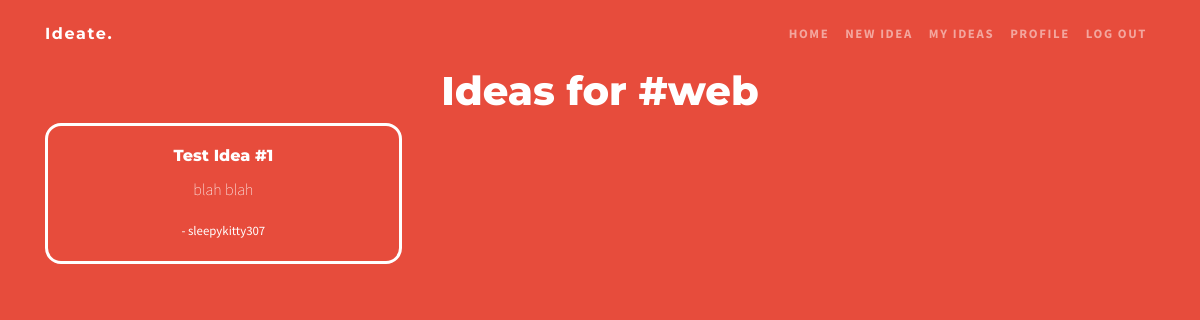
Page /tag/4/ (signed in) on the committed database.
### ideas/models.py (models this page shows)
class Tag(models.Model):
    name = models.CharField(max_length=30)

class Idea(models.Model):
    title = models.CharField(max_length=30)
    description = models.CharField(max_length=500, null=True)
    tags = models.ManyToManyField(Tag)
    author = models.ForeignKey(User, on_delete=models.CASCADE, default=1)

### ideas/views.py (the view)
# urls.py: path('tag/<int:pk>/', views.tagHome, name='tag-home'),
@login_required
def tagHome(request, pk):
    try:
        selectedTag = Tag.objects.get(id=pk)
        ideas = Idea.objects.filter(tags=selectedTag)
        context = {'tag': selectedTag,
                   'ideas': ideas,
                   'title': '#' + selectedTag.name,
                   }
        return render(request, 'ideas/tag_home.html', context)
    except Exception:
        return render(request, 'ideas/error.html', {'error': 'The requested page could not be found.'})
    finally:
        selectedTag = None

### ideas/templates/ideas/tag_home.html (shortened to what this page needs)
{% extends 'ideas/base.html' %}
{% load static %}
{% block content %}
<header class="custom-header text-center text-white">
    <div class="container">
        <div class="row h-100 align-items-center">
            <div class="col-lg mx-auto">
                <h1 class="mb-2">Ideas for #{{ tag.name }}</h1>
                {% if ideas %}
                <div class="card-columns">
                    {% for idea in ideas %}
                    <div class="card">
                        <div class="card-body">
                            <h6 class="card-title">{{ idea.title }}</h6>
                            <p class="card-text">{{ idea.description }}</p>
                            <p class="card-text"><small>- {{ idea.author }}</small></p>
                        </div>
                    </div>
                    {% endfor %}
                </div>
                {% else %}
                <p>No ideas found.</p>
                {% endif %}
            </div>
        </div>
    </div>
</header>
{% endblock content %}

### ideas/static/ideas/css/one-page-wonder.css (style rules this page uses)
body { font-family: "Source Sans Pro"; height: 100vh; font-weight: 100; }
h1, h2, h3, h4, h5, h6 { font-family: "Montserrat"; font-weight: 800 !important; }
.custom-header { min-height: 100vh; position: relative; overflow: auto; background: #e74c3c; }
.card { background-color: #e74c3c; border-color: #ffffff; border-width: 0.2rem; border-radius: 1rem; }

### rows in the picture
Tag: name "web"
Idea: title "Test Idea #1", description "blah blah", author "sleepykitty307"
